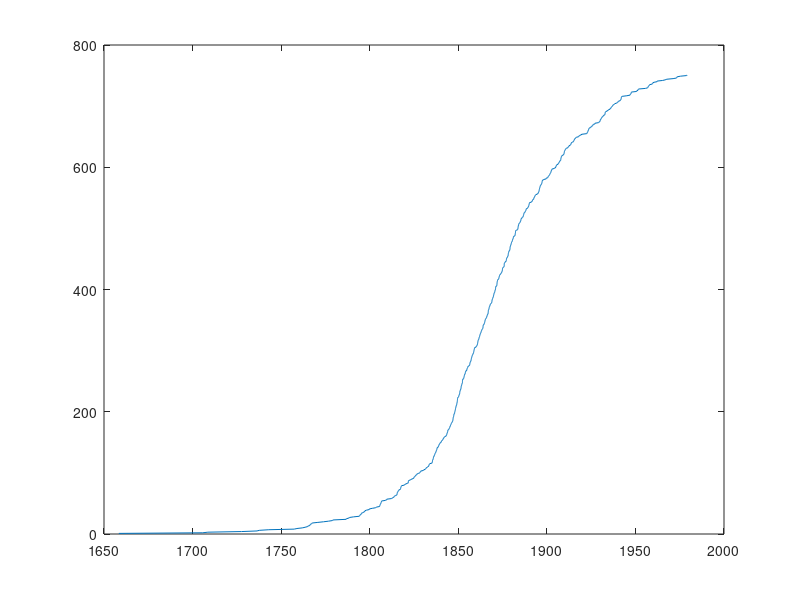

This figure's MATLAB source: (Note: this script raises an error after producing the figure.)
%Number of disasters
load('coal_mine_disasters.mat')
n = length(T);
plot(T, 1:751)

%Gibbs sampling
samples = 2e4;
burn_in = 4e3;
rho = ones(d-1, 1);
psi = 2;
tau = T;

%Defining start and end points
t1 = 1658;
td1 = 1980;

%Initiate random t
d = 4; 
t = [t1 1700, 1801, 1850, td1];

theta = gamrnd(2, psi);
lambda = gamrn(2, theta, 1, d);

thetaAll = zeros(samples, 1);
lambdaAll = zeros(samples, d);
allt = zeros(samples, d + 1);

for i = 1:burn_in
    theta = drawTheta(lambda, psi);
    lambda = drawLambda(theta, t, tau);
    [t, accepted] = drawt(lambda, t, tau, rho)
end

for i = 1:samples
    
    
    %draw theta
    d = length(lambda);
    theta(i) = gamrnd(2*d + 2, psi + sum(lambda));
    
    n = cumsum(t <= tau);
%    n = zeros(length(t) - 1, 1);
%    for j = 1:(length(t)-1)
%        n(j) = sum(t(j) <= tau) & (tau < (j+1));
%    end
    
    %draw lambda
    tDiff = t(2:end) - t(1:end-1);
    lambda(i) = gamrnd(1, 2, tDiff+theta);
    
end